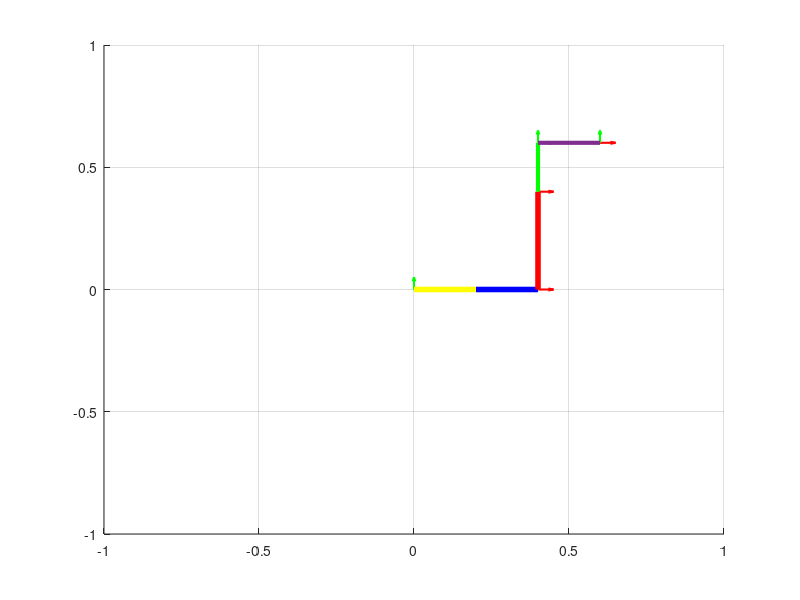

MATLAB code to generate this figure:

    
    l1=0.20;
    l2=0.20;
    l3=0.20;
    
    L1=0.40;
    L2=0.40;
    q=0;
    
    



    T01 = [1, 0, 0, L1;
           0, 1, 0, 0;
           0, 0, 1, 0;
           0, 0, 0, 1];%X translatie
    
    T12 = [1, 0, 0, 0;
           0, 1, 0, L2;
           0, 0, 1, 0;
           0, 0, 0, 1];%Y translatie
    
    T23 = [cos(q), -sin(q), 0, 0;
           sin(q), cos(q), 0, l2;
           0, 0, 1, 0;
           0, 0, 0, 1];%Z rotatie
    
    T3e = [1, 0, 0, l3;
           0, 1, 0, 0;
           0, 0, 1, 0;
           0, 0, 0, 1];%efector

    P0 = [0; 0; 0; 1];
    Pi=[l1;0;0;1];
        T = T01;
        P1 = T01*P0;
        T = T*T12;
        P2 = T*P0;
        T = T*T23;
        P3 = T*P0;
        T= T*T3e;
        Pe=T*P0;

  
    hold on;
    quiver3(P0(1), P0(2), P0(3), T01(1,1), T01(2,1), T01(3,1),0.05,'r', 'LineWidth', 1.5); % Axele X pentru prima cuplă
    quiver3(P0(1), P0(2), P0(3), T01(1,2), T01(2,2), T01(3,2),0.05,'g', 'LineWidth', 1.5); % Axele Y pentru prima cuplă
    quiver3(P0(1), P0(2), P0(3), T01(1,3), T01(2,3), T01(3,3),0.05,'b', 'LineWidth', 1.5); % Axele Z pentru prima cuplă
    
    quiver3(P1(1), P1(2), P1(3), T12(1,1), T12(2,1), T12(3,1),0.05,'r', 'LineWidth', 1.5); % Axele X pentru a doua cuplă
    quiver3(P1(1), P1(2), P1(3), T12(1,2), T12(2,2), T12(3,2),0.05,'g', 'LineWidth', 1.5); % Axele Y pentru a doua cuplă
    quiver3(P1(1), P1(2), P1(3), T12(1,3), T12(2,3), T12(3,3),0.05,'b', 'LineWidth', 1.5); % Axele Z pentru a doua cuplă

    quiver3(P2(1), P2(2), P2(3), T12(1,1), T12(2,1), T12(3,1),0.05,'r', 'LineWidth', 1.5); % Axele X pentru a doua cuplă
    quiver3(P2(1), P2(2), P2(3), T12(1,2), T12(2,2), T12(3,2),0.05,'g', 'LineWidth', 1.5); % Axele Y pentru a doua cuplă
    quiver3(P2(1), P2(2), P2(3), T12(1,3), T12(2,3), T12(3,3),0.05,'b', 'LineWidth', 1.5); % Axele Z pentru a doua cuplă
    
    quiver3(P3(1), P3(2), P3(3), T23(1,1), T23(2,1), T23(3,1),0.05,'r', 'LineWidth', 1.5); % Axele X pentru a treia cuplă
    quiver3(P3(1), P3(2), P3(3), T23(1,2), T23(2,2), T23(3,2),0.05,'g', 'LineWidth', 1.5); % Axele Y pentru a treia cuplă
    quiver3(P3(1), P3(2), P3(3), T23(1,3), T23(2,3), T23(3,3),0.05,'b', 'LineWidth', 1.5); % Axele Z pentru a treia cuplă
    
    quiver3(Pe(1), Pe(2), Pe(3), T3e(1,1), T3e(2,1), T3e(3,1),0.05,'r', 'LineWidth', 1.5); % Axele X pentru efector
    quiver3(Pe(1), Pe(2), Pe(3), T3e(1,2), T3e(2,2), T3e(3,2),0.05,'g', 'LineWidth', 1.5); % Axele Y pentru efector
    quiver3(Pe(1), Pe(2), Pe(3), T3e(1,3), T3e(2,3), T3e(3,3),0.05,'b', 'LineWidth', 1.5); % Axele Z pentru efector

          line([0,Pi(1)],[0,Pi(2)],[0,Pi(3)],'Color','y','LineWidth',4)     
    line([Pi(1),P1(1)],[Pi(2),P1(2)],[Pi(3),P1(3)],'Color','b','LineWidth',4)
         line([P1(1),P2(1)],[P1(2),P2(2)],[P1(3),P2(3)],'Color','r','LineWidth',4)
         line([P2(1),P3(1)],[P2(2),P3(2)],[P2(3),P3(3)],'Color','g','LineWidth',3)
         line([P3(1),Pe(1)],[P3(2),Pe(2)],[P3(3),Pe(3)],'LineWidth',3)
         hold on;
         grid on;
         xlim([-1;1]);
         ylim([-1;1]);
         zlim([-1;1]);
    